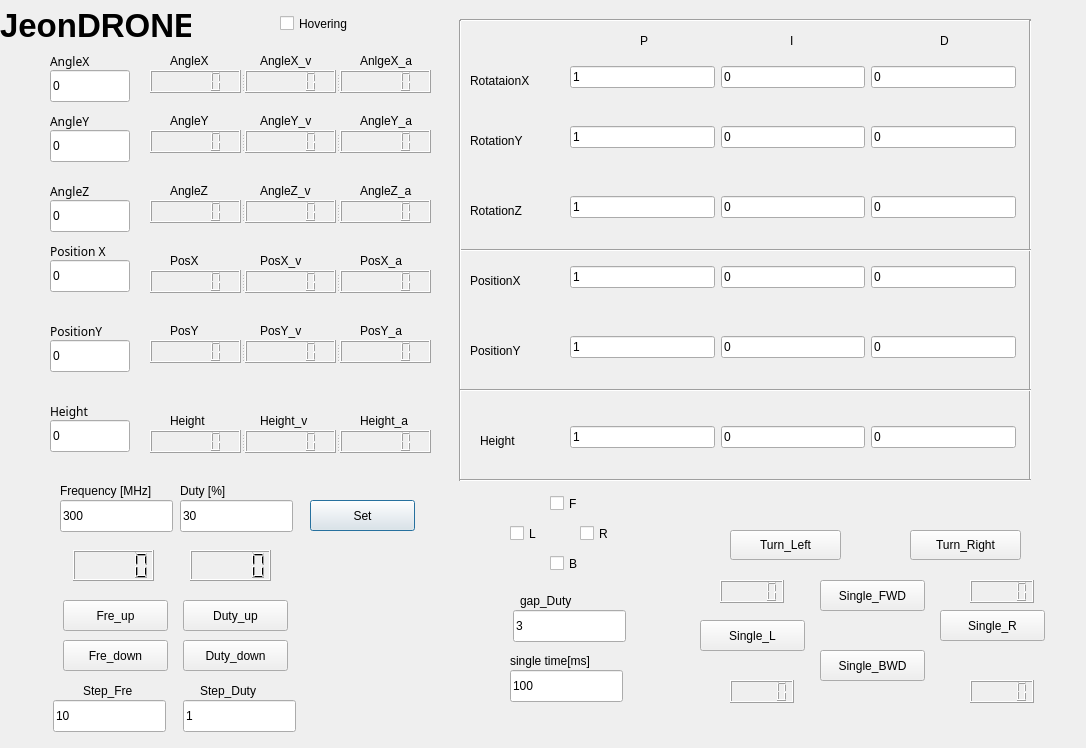
<?xml version="1.0" encoding="UTF-8"?>
<ui version="4.0">
 <class>Dialog</class>
 <widget class="QDialog" name="Dialog">
  <property name="geometry">
   <rect>
    <x>0</x>
    <y>0</y>
    <width>1086</width>
    <height>748</height>
   </rect>
  </property>
  <property name="font">
   <font>
    <weight>50</weight>
    <bold>false</bold>
   </font>
  </property>
  <property name="windowTitle">
   <string>Dialog</string>
  </property>
  <widget class="QPushButton" name="Set_button">
   <property name="geometry">
    <rect>
     <x>310</x>
     <y>500</y>
     <width>105</width>
     <height>31</height>
    </rect>
   </property>
   <property name="text">
    <string>Set</string>
   </property>
  </widget>
  <widget class="QPushButton" name="Duty_high">
   <property name="geometry">
    <rect>
     <x>183</x>
     <y>600</y>
     <width>105</width>
     <height>31</height>
    </rect>
   </property>
   <property name="text">
    <string>Duty_up</string>
   </property>
  </widget>
  <widget class="QPushButton" name="Fre_high">
   <property name="geometry">
    <rect>
     <x>63</x>
     <y>600</y>
     <width>105</width>
     <height>31</height>
    </rect>
   </property>
   <property name="text">
    <string>Fre_up</string>
   </property>
  </widget>
  <widget class="QPushButton" name="Fre_low">
   <property name="geometry">
    <rect>
     <x>63</x>
     <y>640</y>
     <width>105</width>
     <height>31</height>
    </rect>
   </property>
   <property name="text">
    <string>Fre_down</string>
   </property>
  </widget>
  <widget class="QPushButton" name="Duty_low">
   <property name="geometry">
    <rect>
     <x>183</x>
     <y>640</y>
     <width>105</width>
     <height>31</height>
    </rect>
   </property>
   <property name="text">
    <string>Duty_down</string>
   </property>
  </widget>
  <widget class="QLineEdit" name="Frequency_text">
   <property name="geometry">
    <rect>
     <x>60</x>
     <y>500</y>
     <width>113</width>
     <height>32</height>
    </rect>
   </property>
   <property name="text">
    <string>300</string>
   </property>
  </widget>
  <widget class="QLineEdit" name="Duty_text">
   <property name="geometry">
    <rect>
     <x>180</x>
     <y>500</y>
     <width>113</width>
     <height>32</height>
    </rect>
   </property>
   <property name="text">
    <string>30</string>
   </property>
  </widget>
  <widget class="QLabel" name="Fre_label">
   <property name="geometry">
    <rect>
     <x>60</x>
     <y>480</y>
     <width>131</width>
     <height>22</height>
    </rect>
   </property>
   <property name="text">
    <string>Frequency [MHz]</string>
   </property>
  </widget>
  <widget class="QLabel" name="Duty_label">
   <property name="geometry">
    <rect>
     <x>180</x>
     <y>480</y>
     <width>68</width>
     <height>22</height>
    </rect>
   </property>
   <property name="text">
    <string>Duty [%]</string>
   </property>
  </widget>
  <widget class="QSplitter" name="AngleY_split">
   <property name="geometry">
    <rect>
     <x>150</x>
     <y>130</y>
     <width>281</width>
     <height>23</height>
    </rect>
   </property>
   <property name="orientation">
    <enum>Qt::Horizontal</enum>
   </property>
   <widget class="QLCDNumber" name="AngleY_LCD"/>
   <widget class="QLCDNumber" name="AngleY_v_LCD"/>
   <widget class="QLCDNumber" name="AngleY_a_LCD"/>
  </widget>
  <widget class="QSplitter" name="AngleZ_split">
   <property name="geometry">
    <rect>
     <x>150</x>
     <y>200</y>
     <width>281</width>
     <height>23</height>
    </rect>
   </property>
   <property name="orientation">
    <enum>Qt::Horizontal</enum>
   </property>
   <widget class="QLCDNumber" name="AngleZ_LCD"/>
   <widget class="QLCDNumber" name="AngleZ_v_LCD"/>
   <widget class="QLCDNumber" name="AngleZ_a_LCD"/>
  </widget>
  <widget class="QPushButton" name="Single_R">
   <property name="geometry">
    <rect>
     <x>940</x>
     <y>610</y>
     <width>105</width>
     <height>31</height>
    </rect>
   </property>
   <property name="text">
    <string>Single_R</string>
   </property>
  </widget>
  <widget class="QPushButton" name="Single_L">
   <property name="geometry">
    <rect>
     <x>700</x>
     <y>620</y>
     <width>105</width>
     <height>31</height>
    </rect>
   </property>
   <property name="text">
    <string>Single_L</string>
   </property>
  </widget>
  <widget class="QPushButton" name="Single_BWD">
   <property name="geometry">
    <rect>
     <x>820</x>
     <y>650</y>
     <width>105</width>
     <height>31</height>
    </rect>
   </property>
   <property name="text">
    <string>Single_BWD</string>
   </property>
  </widget>
  <widget class="QPushButton" name="Single_FWD">
   <property name="geometry">
    <rect>
     <x>820</x>
     <y>580</y>
     <width>105</width>
     <height>31</height>
    </rect>
   </property>
   <property name="text">
    <string>Single_FWD</string>
   </property>
  </widget>
  <widget class="QWidget" name="layoutWidget">
   <property name="geometry">
    <rect>
     <x>570</x>
     <y>60</y>
     <width>446</width>
     <height>34</height>
    </rect>
   </property>
   <layout class="QHBoxLayout" name="RotationX_layout">
    <item>
     <widget class="QLineEdit" name="GLXP">
      <property name="text">
       <string>1</string>
      </property>
     </widget>
    </item>
    <item>
     <widget class="QLineEdit" name="GLXI">
      <property name="text">
       <string>0</string>
      </property>
     </widget>
    </item>
    <item>
     <widget class="QLineEdit" name="GLXD">
      <property name="text">
       <string>0</string>
      </property>
     </widget>
    </item>
   </layout>
  </widget>
  <widget class="QWidget" name="layoutWidget_2">
   <property name="geometry">
    <rect>
     <x>570</x>
     <y>120</y>
     <width>446</width>
     <height>34</height>
    </rect>
   </property>
   <layout class="QHBoxLayout" name="RotationY_layout">
    <item>
     <widget class="QLineEdit" name="GLYP">
      <property name="text">
       <string>1</string>
      </property>
     </widget>
    </item>
    <item>
     <widget class="QLineEdit" name="GLYI">
      <property name="text">
       <string>0</string>
      </property>
     </widget>
    </item>
    <item>
     <widget class="QLineEdit" name="GLYD">
      <property name="text">
       <string>0</string>
      </property>
     </widget>
    </item>
   </layout>
  </widget>
  <widget class="QLabel" name="P_label">
   <property name="geometry">
    <rect>
     <x>640</x>
     <y>30</y>
     <width>31</width>
     <height>22</height>
    </rect>
   </property>
   <property name="text">
    <string>P</string>
   </property>
  </widget>
  <widget class="QLabel" name="I_label">
   <property name="geometry">
    <rect>
     <x>790</x>
     <y>30</y>
     <width>31</width>
     <height>22</height>
    </rect>
   </property>
   <property name="text">
    <string>I</string>
   </property>
  </widget>
  <widget class="QLabel" name="D_label">
   <property name="geometry">
    <rect>
     <x>940</x>
     <y>30</y>
     <width>31</width>
     <height>22</height>
    </rect>
   </property>
   <property name="text">
    <string>D</string>
   </property>
  </widget>
  <widget class="Line" name="line">
   <property name="geometry">
    <rect>
     <x>460</x>
     <y>10</y>
     <width>571</width>
     <height>20</height>
    </rect>
   </property>
   <property name="orientation">
    <enum>Qt::Horizontal</enum>
   </property>
  </widget>
  <widget class="Line" name="line_2">
   <property name="geometry">
    <rect>
     <x>1020</x>
     <y>20</y>
     <width>20</width>
     <height>461</height>
    </rect>
   </property>
   <property name="orientation">
    <enum>Qt::Vertical</enum>
   </property>
  </widget>
  <widget class="QLabel" name="Gain_RotationX_label">
   <property name="geometry">
    <rect>
     <x>470</x>
     <y>70</y>
     <width>80</width>
     <height>22</height>
    </rect>
   </property>
   <property name="text">
    <string>RotataionX</string>
   </property>
  </widget>
  <widget class="QLabel" name="Gain_RotationY_label">
   <property name="geometry">
    <rect>
     <x>470</x>
     <y>130</y>
     <width>80</width>
     <height>22</height>
    </rect>
   </property>
   <property name="text">
    <string>RotationY</string>
   </property>
  </widget>
  <widget class="QLabel" name="Gain_RotationZ_label">
   <property name="geometry">
    <rect>
     <x>470</x>
     <y>200</y>
     <width>80</width>
     <height>22</height>
    </rect>
   </property>
   <property name="text">
    <string>RotationZ</string>
   </property>
  </widget>
  <widget class="Line" name="line_3">
   <property name="geometry">
    <rect>
     <x>460</x>
     <y>240</y>
     <width>571</width>
     <height>20</height>
    </rect>
   </property>
   <property name="orientation">
    <enum>Qt::Horizontal</enum>
   </property>
  </widget>
  <widget class="Line" name="line_4">
   <property name="geometry">
    <rect>
     <x>450</x>
     <y>20</y>
     <width>20</width>
     <height>461</height>
    </rect>
   </property>
   <property name="orientation">
    <enum>Qt::Vertical</enum>
   </property>
  </widget>
  <widget class="QLCDNumber" name="Duty_FL_LCD">
   <property name="geometry">
    <rect>
     <x>720</x>
     <y>580</y>
     <width>64</width>
     <height>23</height>
    </rect>
   </property>
  </widget>
  <widget class="QLCDNumber" name="Duty_FR_LCD">
   <property name="geometry">
    <rect>
     <x>970</x>
     <y>580</y>
     <width>64</width>
     <height>23</height>
    </rect>
   </property>
  </widget>
  <widget class="QLCDNumber" name="Duty_BL_LCD">
   <property name="geometry">
    <rect>
     <x>730</x>
     <y>680</y>
     <width>64</width>
     <height>23</height>
    </rect>
   </property>
  </widget>
  <widget class="QLCDNumber" name="Duty_BR_LCD">
   <property name="geometry">
    <rect>
     <x>970</x>
     <y>680</y>
     <width>64</width>
     <height>23</height>
    </rect>
   </property>
  </widget>
  <widget class="QLabel" name="Title">
   <property name="geometry">
    <rect>
     <x>0</x>
     <y>0</y>
     <width>191</width>
     <height>51</height>
    </rect>
   </property>
   <property name="font">
    <font>
     <pointsize>25</pointsize>
     <weight>75</weight>
     <bold>true</bold>
    </font>
   </property>
   <property name="text">
    <string>JeonDRONE</string>
   </property>
  </widget>
  <widget class="QLineEdit" name="Fre_Step_text">
   <property name="geometry">
    <rect>
     <x>53</x>
     <y>700</y>
     <width>113</width>
     <height>32</height>
    </rect>
   </property>
   <property name="text">
    <string>10</string>
   </property>
  </widget>
  <widget class="QLineEdit" name="Duty_Step_text">
   <property name="geometry">
    <rect>
     <x>183</x>
     <y>700</y>
     <width>113</width>
     <height>32</height>
    </rect>
   </property>
   <property name="text">
    <string>1</string>
   </property>
  </widget>
  <widget class="QLineEdit" name="Gap_Duty_text">
   <property name="geometry">
    <rect>
     <x>513</x>
     <y>610</y>
     <width>113</width>
     <height>32</height>
    </rect>
   </property>
   <property name="text">
    <string>3</string>
   </property>
  </widget>
  <widget class="QLabel" name="Step_Fre">
   <property name="geometry">
    <rect>
     <x>83</x>
     <y>680</y>
     <width>68</width>
     <height>22</height>
    </rect>
   </property>
   <property name="text">
    <string>Step_Fre</string>
   </property>
  </widget>
  <widget class="QLabel" name="Step_Duty">
   <property name="geometry">
    <rect>
     <x>200</x>
     <y>680</y>
     <width>81</width>
     <height>22</height>
    </rect>
   </property>
   <property name="text">
    <string>Step_Duty</string>
   </property>
  </widget>
  <widget class="QLabel" name="Gap_Duty">
   <property name="geometry">
    <rect>
     <x>520</x>
     <y>590</y>
     <width>91</width>
     <height>22</height>
    </rect>
   </property>
   <property name="text">
    <string>gap_Duty</string>
   </property>
  </widget>
  <widget class="QLabel" name="AngleY_label">
   <property name="geometry">
    <rect>
     <x>170</x>
     <y>110</y>
     <width>51</width>
     <height>22</height>
    </rect>
   </property>
   <property name="text">
    <string>AngleY</string>
   </property>
  </widget>
  <widget class="QLabel" name="AngleX_label">
   <property name="geometry">
    <rect>
     <x>170</x>
     <y>50</y>
     <width>81</width>
     <height>22</height>
    </rect>
   </property>
   <property name="text">
    <string>AngleX</string>
   </property>
  </widget>
  <widget class="QLabel" name="AngleZ_label">
   <property name="geometry">
    <rect>
     <x>170</x>
     <y>180</y>
     <width>61</width>
     <height>22</height>
    </rect>
   </property>
   <property name="text">
    <string>AngleZ</string>
   </property>
  </widget>
  <widget class="QLabel" name="AngleX_v_label">
   <property name="geometry">
    <rect>
     <x>260</x>
     <y>50</y>
     <width>81</width>
     <height>22</height>
    </rect>
   </property>
   <property name="text">
    <string>AngleX_v</string>
   </property>
  </widget>
  <widget class="QLabel" name="AngleX_a_label">
   <property name="geometry">
    <rect>
     <x>360</x>
     <y>50</y>
     <width>81</width>
     <height>22</height>
    </rect>
   </property>
   <property name="text">
    <string>AnlgeX_a</string>
   </property>
  </widget>
  <widget class="QLabel" name="AngleY_v_label">
   <property name="geometry">
    <rect>
     <x>260</x>
     <y>110</y>
     <width>71</width>
     <height>22</height>
    </rect>
   </property>
   <property name="text">
    <string>AngleY_v</string>
   </property>
  </widget>
  <widget class="QLabel" name="AngleY_a_label">
   <property name="geometry">
    <rect>
     <x>360</x>
     <y>110</y>
     <width>71</width>
     <height>22</height>
    </rect>
   </property>
   <property name="text">
    <string>AngleY_a</string>
   </property>
  </widget>
  <widget class="QLabel" name="AngleZ_v_label">
   <property name="geometry">
    <rect>
     <x>260</x>
     <y>180</y>
     <width>81</width>
     <height>22</height>
    </rect>
   </property>
   <property name="text">
    <string>AngleZ_v</string>
   </property>
  </widget>
  <widget class="QLabel" name="AngleZ_a_label">
   <property name="geometry">
    <rect>
     <x>360</x>
     <y>180</y>
     <width>71</width>
     <height>22</height>
    </rect>
   </property>
   <property name="text">
    <string>AngleZ_a</string>
   </property>
  </widget>
  <widget class="QSplitter" name="AngleX_split">
   <property name="geometry">
    <rect>
     <x>150</x>
     <y>70</y>
     <width>281</width>
     <height>23</height>
    </rect>
   </property>
   <property name="orientation">
    <enum>Qt::Horizontal</enum>
   </property>
   <widget class="QLCDNumber" name="AngleX_LCD"/>
   <widget class="QLCDNumber" name="AngleX_v_LCD"/>
   <widget class="QLCDNumber" name="AngleX_a_LCD"/>
  </widget>
  <widget class="QWidget" name="layoutWidget">
   <property name="geometry">
    <rect>
     <x>570</x>
     <y>190</y>
     <width>446</width>
     <height>34</height>
    </rect>
   </property>
   <layout class="QHBoxLayout" name="RatationZ_layout">
    <item>
     <widget class="QLineEdit" name="GLZP">
      <property name="text">
       <string>1</string>
      </property>
     </widget>
    </item>
    <item>
     <widget class="QLineEdit" name="GLZI">
      <property name="text">
       <string>0</string>
      </property>
     </widget>
    </item>
    <item>
     <widget class="QLineEdit" name="GLZD">
      <property name="text">
       <string>0</string>
      </property>
     </widget>
    </item>
   </layout>
  </widget>
  <widget class="QCheckBox" name="L_check">
   <property name="geometry">
    <rect>
     <x>510</x>
     <y>520</y>
     <width>101</width>
     <height>27</height>
    </rect>
   </property>
   <property name="text">
    <string>L</string>
   </property>
  </widget>
  <widget class="QCheckBox" name="F_check">
   <property name="geometry">
    <rect>
     <x>550</x>
     <y>490</y>
     <width>101</width>
     <height>27</height>
    </rect>
   </property>
   <property name="text">
    <string>F</string>
   </property>
  </widget>
  <widget class="QLCDNumber" name="Frequency_LCD">
   <property name="geometry">
    <rect>
     <x>73</x>
     <y>550</y>
     <width>81</width>
     <height>31</height>
    </rect>
   </property>
   <property name="font">
    <font>
     <pointsize>15</pointsize>
    </font>
   </property>
  </widget>
  <widget class="QLCDNumber" name="Duty_LCD">
   <property name="geometry">
    <rect>
     <x>190</x>
     <y>550</y>
     <width>81</width>
     <height>31</height>
    </rect>
   </property>
   <property name="font">
    <font>
     <pointsize>15</pointsize>
    </font>
   </property>
  </widget>
  <widget class="QCheckBox" name="R_check">
   <property name="geometry">
    <rect>
     <x>580</x>
     <y>520</y>
     <width>101</width>
     <height>27</height>
    </rect>
   </property>
   <property name="text">
    <string>R</string>
   </property>
  </widget>
  <widget class="QCheckBox" name="B_check">
   <property name="geometry">
    <rect>
     <x>550</x>
     <y>550</y>
     <width>101</width>
     <height>27</height>
    </rect>
   </property>
   <property name="text">
    <string>B</string>
   </property>
  </widget>
  <widget class="QLineEdit" name="AngleX_target">
   <property name="geometry">
    <rect>
     <x>50</x>
     <y>70</y>
     <width>80</width>
     <height>32</height>
    </rect>
   </property>
   <property name="text">
    <string>0</string>
   </property>
  </widget>
  <widget class="QLabel" name="AngleX_tar_label">
   <property name="geometry">
    <rect>
     <x>50</x>
     <y>50</y>
     <width>80</width>
     <height>22</height>
    </rect>
   </property>
   <property name="font">
    <font>
     <family>PibotoLt</family>
    </font>
   </property>
   <property name="text">
    <string>AngleX</string>
   </property>
  </widget>
  <widget class="QLabel" name="PosY_v_label">
   <property name="geometry">
    <rect>
     <x>260</x>
     <y>320</y>
     <width>81</width>
     <height>22</height>
    </rect>
   </property>
   <property name="text">
    <string>PosY_v</string>
   </property>
  </widget>
  <widget class="QLabel" name="Gain_PosX_label">
   <property name="geometry">
    <rect>
     <x>470</x>
     <y>270</y>
     <width>80</width>
     <height>22</height>
    </rect>
   </property>
   <property name="text">
    <string>PositionX</string>
   </property>
  </widget>
  <widget class="QLabel" name="PosY_a_label">
   <property name="geometry">
    <rect>
     <x>360</x>
     <y>320</y>
     <width>71</width>
     <height>22</height>
    </rect>
   </property>
   <property name="text">
    <string>PosY_a</string>
   </property>
  </widget>
  <widget class="QLabel" name="PosX_a_label">
   <property name="geometry">
    <rect>
     <x>360</x>
     <y>250</y>
     <width>71</width>
     <height>22</height>
    </rect>
   </property>
   <property name="text">
    <string>PosX_a</string>
   </property>
  </widget>
  <widget class="QSplitter" name="PosX_split">
   <property name="geometry">
    <rect>
     <x>150</x>
     <y>270</y>
     <width>281</width>
     <height>23</height>
    </rect>
   </property>
   <property name="orientation">
    <enum>Qt::Horizontal</enum>
   </property>
   <widget class="QLCDNumber" name="PosX_LCD"/>
   <widget class="QLCDNumber" name="PosX_v_LCD"/>
   <widget class="QLCDNumber" name="PosX_a_LCD"/>
  </widget>
  <widget class="QLabel" name="PosX_v_label">
   <property name="geometry">
    <rect>
     <x>260</x>
     <y>250</y>
     <width>71</width>
     <height>22</height>
    </rect>
   </property>
   <property name="text">
    <string>PosX_v</string>
   </property>
  </widget>
  <widget class="QLabel" name="PosY_label">
   <property name="geometry">
    <rect>
     <x>170</x>
     <y>320</y>
     <width>61</width>
     <height>22</height>
    </rect>
   </property>
   <property name="text">
    <string>PosY</string>
   </property>
  </widget>
  <widget class="Line" name="line_7">
   <property name="geometry">
    <rect>
     <x>460</x>
     <y>380</y>
     <width>571</width>
     <height>20</height>
    </rect>
   </property>
   <property name="orientation">
    <enum>Qt::Horizontal</enum>
   </property>
  </widget>
  <widget class="QLabel" name="PosX_label">
   <property name="geometry">
    <rect>
     <x>170</x>
     <y>250</y>
     <width>51</width>
     <height>22</height>
    </rect>
   </property>
   <property name="text">
    <string>PosX</string>
   </property>
  </widget>
  <widget class="QLabel" name="Gain_PosY_label">
   <property name="geometry">
    <rect>
     <x>470</x>
     <y>340</y>
     <width>80</width>
     <height>22</height>
    </rect>
   </property>
   <property name="text">
    <string>PositionY</string>
   </property>
  </widget>
  <widget class="QSplitter" name="PosY_split">
   <property name="geometry">
    <rect>
     <x>150</x>
     <y>340</y>
     <width>281</width>
     <height>23</height>
    </rect>
   </property>
   <property name="orientation">
    <enum>Qt::Horizontal</enum>
   </property>
   <widget class="QLCDNumber" name="PosY_LCD"/>
   <widget class="QLCDNumber" name="PosY_v_LCD"/>
   <widget class="QLCDNumber" name="PosY_a_LCD"/>
  </widget>
  <widget class="QWidget" name="layoutWidget_3">
   <property name="geometry">
    <rect>
     <x>570</x>
     <y>260</y>
     <width>446</width>
     <height>34</height>
    </rect>
   </property>
   <layout class="QHBoxLayout" name="PosX_layout">
    <item>
     <widget class="QLineEdit" name="GVXP">
      <property name="text">
       <string>1</string>
      </property>
     </widget>
    </item>
    <item>
     <widget class="QLineEdit" name="GVXI">
      <property name="text">
       <string>0</string>
      </property>
     </widget>
    </item>
    <item>
     <widget class="QLineEdit" name="GVXD">
      <property name="text">
       <string>0</string>
      </property>
     </widget>
    </item>
   </layout>
  </widget>
  <widget class="QWidget" name="layoutWidget_4">
   <property name="geometry">
    <rect>
     <x>570</x>
     <y>330</y>
     <width>446</width>
     <height>34</height>
    </rect>
   </property>
   <layout class="QHBoxLayout" name="PosY_layout">
    <item>
     <widget class="QLineEdit" name="GVYP">
      <property name="text">
       <string>1</string>
      </property>
     </widget>
    </item>
    <item>
     <widget class="QLineEdit" name="GVYI">
      <property name="text">
       <string>0</string>
      </property>
     </widget>
    </item>
    <item>
     <widget class="QLineEdit" name="GVYD">
      <property name="text">
       <string>0</string>
      </property>
     </widget>
    </item>
   </layout>
  </widget>
  <widget class="QLabel" name="Gain_Height_label">
   <property name="geometry">
    <rect>
     <x>480</x>
     <y>430</y>
     <width>51</width>
     <height>22</height>
    </rect>
   </property>
   <property name="text">
    <string>Height</string>
   </property>
  </widget>
  <widget class="QLabel" name="Height_a_label">
   <property name="geometry">
    <rect>
     <x>360</x>
     <y>410</y>
     <width>71</width>
     <height>22</height>
    </rect>
   </property>
   <property name="text">
    <string>Height_a</string>
   </property>
  </widget>
  <widget class="QSplitter" name="Height_split">
   <property name="geometry">
    <rect>
     <x>150</x>
     <y>430</y>
     <width>281</width>
     <height>23</height>
    </rect>
   </property>
   <property name="orientation">
    <enum>Qt::Horizontal</enum>
   </property>
   <widget class="QLCDNumber" name="Height_LCD"/>
   <widget class="QLCDNumber" name="Height_v_LCD"/>
   <widget class="QLCDNumber" name="Height_a_LCD"/>
  </widget>
  <widget class="QLabel" name="Height_label">
   <property name="geometry">
    <rect>
     <x>170</x>
     <y>410</y>
     <width>51</width>
     <height>22</height>
    </rect>
   </property>
   <property name="text">
    <string>Height</string>
   </property>
  </widget>
  <widget class="QWidget" name="layoutWidget_5">
   <property name="geometry">
    <rect>
     <x>570</x>
     <y>420</y>
     <width>446</width>
     <height>34</height>
    </rect>
   </property>
   <layout class="QHBoxLayout" name="Height_layout">
    <item>
     <widget class="QLineEdit" name="GHP">
      <property name="text">
       <string>1</string>
      </property>
     </widget>
    </item>
    <item>
     <widget class="QLineEdit" name="GHI">
      <property name="text">
       <string>0</string>
      </property>
     </widget>
    </item>
    <item>
     <widget class="QLineEdit" name="GHD">
      <property name="text">
       <string>0</string>
      </property>
     </widget>
    </item>
   </layout>
  </widget>
  <widget class="QLabel" name="Height_v_label">
   <property name="geometry">
    <rect>
     <x>260</x>
     <y>410</y>
     <width>71</width>
     <height>22</height>
    </rect>
   </property>
   <property name="text">
    <string>Height_v</string>
   </property>
  </widget>
  <widget class="Line" name="line_10">
   <property name="geometry">
    <rect>
     <x>460</x>
     <y>470</y>
     <width>571</width>
     <height>20</height>
    </rect>
   </property>
   <property name="orientation">
    <enum>Qt::Horizontal</enum>
   </property>
  </widget>
  <widget class="QLabel" name="AngleY_tar_label">
   <property name="geometry">
    <rect>
     <x>50</x>
     <y>110</y>
     <width>80</width>
     <height>22</height>
    </rect>
   </property>
   <property name="font">
    <font>
     <family>PibotoLt</family>
    </font>
   </property>
   <property name="text">
    <string>AngleY</string>
   </property>
  </widget>
  <widget class="QLineEdit" name="AngleY_target">
   <property name="geometry">
    <rect>
     <x>50</x>
     <y>130</y>
     <width>80</width>
     <height>32</height>
    </rect>
   </property>
   <property name="text">
    <string>0</string>
   </property>
  </widget>
  <widget class="QLineEdit" name="PosX_target">
   <property name="geometry">
    <rect>
     <x>50</x>
     <y>260</y>
     <width>80</width>
     <height>32</height>
    </rect>
   </property>
   <property name="text">
    <string>0</string>
   </property>
  </widget>
  <widget class="QLabel" name="AngleZ_tar_label">
   <property name="geometry">
    <rect>
     <x>50</x>
     <y>180</y>
     <width>80</width>
     <height>22</height>
    </rect>
   </property>
   <property name="font">
    <font>
     <family>PibotoLt</family>
    </font>
   </property>
   <property name="text">
    <string>AngleZ</string>
   </property>
  </widget>
  <widget class="QLineEdit" name="AngleZ_target">
   <property name="geometry">
    <rect>
     <x>50</x>
     <y>200</y>
     <width>80</width>
     <height>32</height>
    </rect>
   </property>
   <property name="text">
    <string>0</string>
   </property>
  </widget>
  <widget class="QLabel" name="PosX_tar_label">
   <property name="geometry">
    <rect>
     <x>50</x>
     <y>240</y>
     <width>80</width>
     <height>22</height>
    </rect>
   </property>
   <property name="font">
    <font>
     <family>PibotoLt</family>
    </font>
   </property>
   <property name="text">
    <string>Position X</string>
   </property>
  </widget>
  <widget class="QLabel" name="PosY_tar_label">
   <property name="geometry">
    <rect>
     <x>50</x>
     <y>320</y>
     <width>80</width>
     <height>22</height>
    </rect>
   </property>
   <property name="font">
    <font>
     <family>PibotoLt</family>
    </font>
   </property>
   <property name="text">
    <string>PositionY</string>
   </property>
  </widget>
  <widget class="QLineEdit" name="PosY_target">
   <property name="geometry">
    <rect>
     <x>50</x>
     <y>340</y>
     <width>80</width>
     <height>32</height>
    </rect>
   </property>
   <property name="text">
    <string>0</string>
   </property>
  </widget>
  <widget class="QLineEdit" name="Height_target">
   <property name="geometry">
    <rect>
     <x>50</x>
     <y>420</y>
     <width>80</width>
     <height>32</height>
    </rect>
   </property>
   <property name="text">
    <string>0</string>
   </property>
  </widget>
  <widget class="QLabel" name="Height_tar_label">
   <property name="geometry">
    <rect>
     <x>50</x>
     <y>400</y>
     <width>80</width>
     <height>22</height>
    </rect>
   </property>
   <property name="font">
    <font>
     <family>PibotoLt</family>
    </font>
   </property>
   <property name="text">
    <string>Height</string>
   </property>
  </widget>
  <widget class="QCheckBox" name="Hovering_check">
   <property name="geometry">
    <rect>
     <x>280</x>
     <y>10</y>
     <width>101</width>
     <height>27</height>
    </rect>
   </property>
   <property name="text">
    <string>Hovering</string>
   </property>
  </widget>
  <widget class="QLineEdit" name="Single_Time_text">
   <property name="geometry">
    <rect>
     <x>510</x>
     <y>670</y>
     <width>113</width>
     <height>32</height>
    </rect>
   </property>
   <property name="text">
    <string>100</string>
   </property>
  </widget>
  <widget class="QLabel" name="Single_time">
   <property name="geometry">
    <rect>
     <x>510</x>
     <y>650</y>
     <width>121</width>
     <height>22</height>
    </rect>
   </property>
   <property name="text">
    <string>single time[ms]</string>
   </property>
  </widget>
  <widget class="QPushButton" name="Single_TR">
   <property name="geometry">
    <rect>
     <x>910</x>
     <y>530</y>
     <width>111</width>
     <height>30</height>
    </rect>
   </property>
   <property name="text">
    <string>Turn_Right</string>
   </property>
  </widget>
  <widget class="QPushButton" name="Single_TL">
   <property name="geometry">
    <rect>
     <x>730</x>
     <y>530</y>
     <width>111</width>
     <height>30</height>
    </rect>
   </property>
   <property name="text">
    <string>Turn_Left</string>
   </property>
  </widget>
 </widget>
 <resources/>
 <connections/>
</ui>
